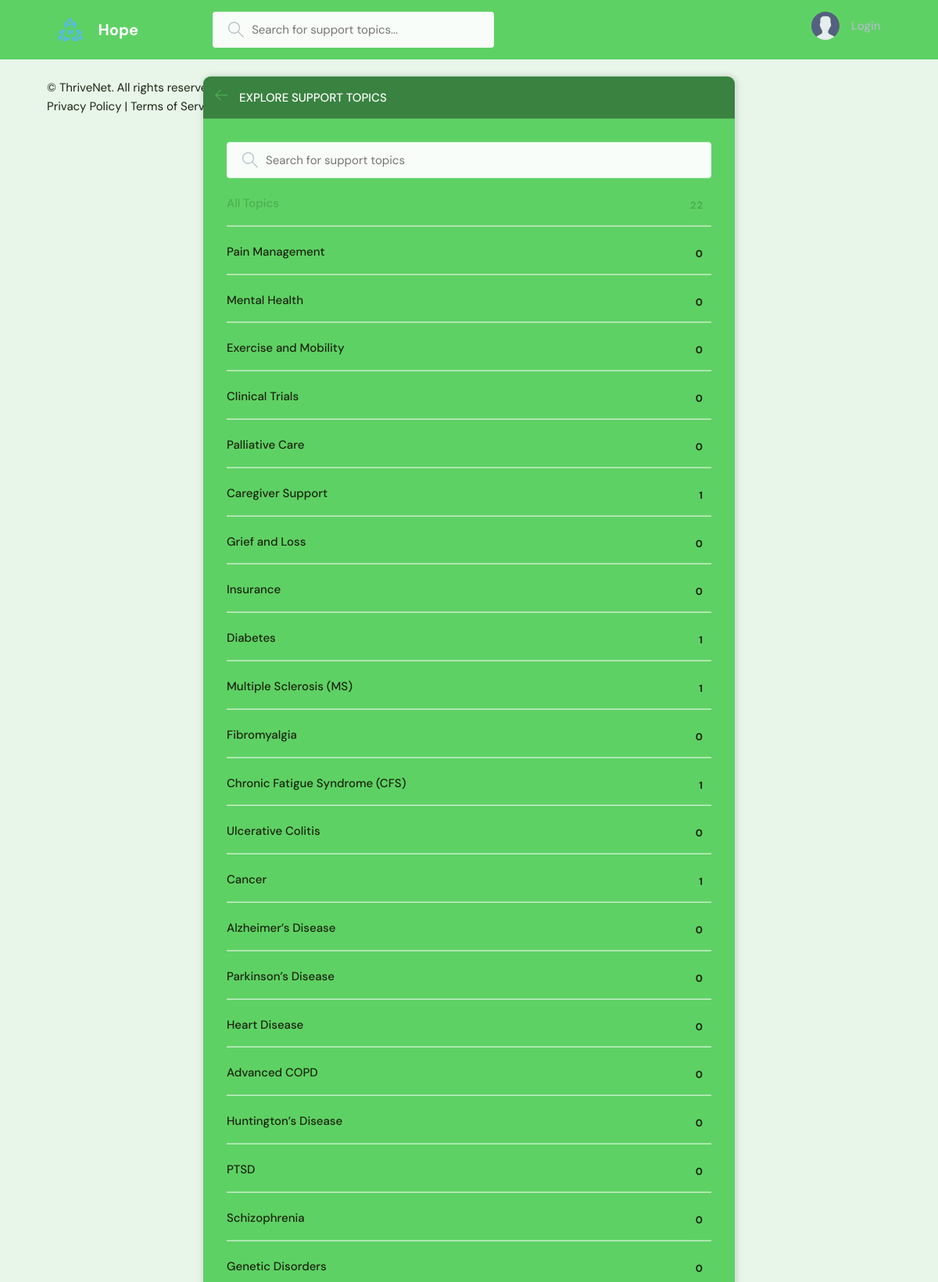
Page /topics/ on the committed database.
### base/models.py (models this page shows, shortened)
class Topic(models.Model):
    name = models.CharField(max_length=200)  # Name of the topic

### base/views.py (the view)
# urls.py: path('topics/', views.topicsPage, name="topics"),  # Topics page
def topicsPage(request):
    search_query = request.GET.get('q') if request.GET.get('q') else ''
    filtered_topics = Topic.objects.filter(name__icontains=search_query)
    return render(request, 'base/topics.html', {'topics': filtered_topics})

### base/templates/base/topics.html (shortened to what this page needs)
{% extends 'main.html' %}
{% block content %}
<main class="create-room layout">
  <div class="container">
    <div class="layout__box">
      <div class="layout__boxHeader">
        <div class="layout__boxTitle">
          <a href="{% url 'home' %}">
            <svg version="1.1" xmlns="http://www.w3.org/2000/svg" width="32" height="32" viewBox="0 0 32 32">
              <title>arrow-left</title>
              <path
                d="M13.723 2.286l-13.723 13.714 13.719 13.714 1.616-1.611-10.96-10.96h27.625v-2.286h-27.625l10.965-10.965-1.616-1.607z">
              </path>
            </svg>
          </a>
          <h3>Explore Support Topics</h3>
        </div>
      </div>
      <div class="topics-page layout__body">
        <form action="" method="GET" class="header__search">
          <label>
            <input name="q" placeholder="Search for support topics" />
          </label>
        </form>
        <ul class="topics__list">
          <li>
            <a href="{% url 'topics' %}" class="active">All Topics <span>{{topics.count}}</span></a>
          </li>
          {% for topic in topics %}
          <li>
            <a href="{% url 'home' %}?q={{topic.name}}">{{ topic.name }} <span>{{topic.room_set.all.count}}</span></a>
          </li>
          {% endfor %}
        </ul>
      </div>
    </div>
  </div>
</main>
{% endblock content %}

### static/styles/style.css (style rules this page uses)
:root { --color-main: #4caf50; --color-main-light: #a5d6a7; --color-dark: #5ed164; --color-dark-medium: #f9fdf9; --color-dark-light: #398240; --color-light: #ffffff; --color-gray: #b0bec5; --color-light-gray: #1b2510; --color-bg: #e8f5e9; --color-success: #c8e6c9; --color-error: #ef5350; --color-accent: #b2ebf2; }
* { font-family: "DM Sans", -apple-system, BlinkMacSystemFont, "Segoe UI", Roboto, Oxygen, Ubuntu, Cantarell, "Open Sans", "Helvetica Neue", sans-serif; margin: 0; padding: 0; box-sizing: border-box; text-rendering: optimizeLegibility; font-size: inherit; }
html { font-size: 56.25%; }
@media only screen and (min-width: 1200px) { html { font-size: 62.5%; } }
body { line-height: 1.6; font-weight: 400; font-size: 1.5rem; color: var(--color-light-gray); background-color: var(--color-bg); min-height: 100vh; }
a { display: inline-block; color: var(--color-main); text-decoration: none; }
.container { max-width: 120rem; width: 90%; margin: auto; }
.header__search > label { background-color: var(--color-dark-medium); padding: 1.3rem 1rem; display: flex; align-items: center; gap: 1rem; border-radius: 4px; }
.header__search svg { fill: var(--color-gray); width: 2rem; height: 2rem; margin-left: 1rem; }
.header__search input { width: 30rem; background: transparent; border: none; outline: none; color: var(--color-light); }
.layout { margin-top: 2.4rem; }
.layout > .container { display: flex; justify-content: space-between; align-items: flex-start; }
.layout__box { width: 90%; max-width: 48rem; min-height: 40rem; position: absolute; top: 50%; left: 50%; transform: translate(-50%, -46%); background-color: var(--color-dark); border-radius: 1rem; box-shadow: 1px 1px 6px 3px rgba(0, 0, 0, 0.1); overflow: hidden; }
.layout__boxHeader { display: flex; padding: 1.5rem; background-color: var(--color-dark-light); }
.layout__boxTitle { display: flex; gap: 1.5rem; align-items: center; }
.layout__boxTitle h3 { text-transform: uppercase; font-weight: 500; color: var(--color-light); }
.layout__boxTitle svg { width: 1.6rem; height: 1.6rem; fill: var(--color-main); }
.layout__body { margin: 3rem; }
.topics__list { list-style: none; }
.topics__list li a { display: flex; justify-content: space-between; margin-bottom: 3rem; font-weight: 500; color: var(--color-light-gray); transition: all 0.3s ease-in-out; }
.topics__list li a.active, .topics__list li a:hover { color: var(--color-main); }
.topics__list li a span { padding: 0.5rem 1rem; background-color: var(--color-dark); border-radius: 3px; font-size: 1.3rem; font-weight: 700; letter-spacing: 1px; }
.topics-page .topics__list li:not(:last-child) a { margin: 2rem 0; padding-bottom: 1rem; text-decoration: none; border-bottom: 1px solid var(--color-dark-medium); }
.topics-page .header__search { display: block; }
.create-room.layout .layout__box { max-width: 68rem; }

### rows in the picture
Topic: name "Pain Management", room_set.all.count "0"
Topic: name "Mental Health", room_set.all.count "0"
Topic: name "Exercise and Mobility", room_set.all.count "0"
Topic: name "Clinical Trials", room_set.all.count "0"
Topic: name "Palliative Care", room_set.all.count "0"
Topic: name "Caregiver Support", room_set.all.count "1"
Topic: name "Grief and Loss", room_set.all.count "0"
Topic: name "Insurance", room_set.all.count "0"
Topic: name "Diabetes", room_set.all.count "1"
Topic: name "Multiple Sclerosis (MS)", room_set.all.count "1"
Topic: name "Fibromyalgia", room_set.all.count "0"
Topic: name "Chronic Fatigue Syndrome (CFS)", room_set.all.count "1"
Topic: name "Ulcerative Colitis", room_set.all.count "0"
Topic: name "Cancer", room_set.all.count "1"
Topic: name "Alzheimer’s Disease", room_set.all.count "0"
Topic: name "Parkinson’s Disease", room_set.all.count "0"
Topic: name "Heart Disease", room_set.all.count "0"
Topic: name "Advanced COPD", room_set.all.count "0"
Topic: name "Huntington’s Disease", room_set.all.count "0"
Topic: name "PTSD", room_set.all.count "0"
Topic: name "Schizophrenia", room_set.all.count "0"
Topic: name "Genetic Disorders", room_set.all.count "0"

### other values in the picture
{{ topics.count }} "22"
